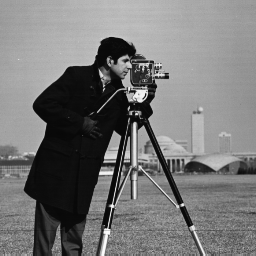
#> input picture images/cameraman.tif, 256 x 256 px
$ python FFT.py
#> lines starting #> are read from the running program, lines starting #| are printed output that depends on the picture
# Author - Rohit Kishor Asegaonkar
# Div-A                Batch - B1
# Roll No.-09         Gr. No.- 11810636

import cv2
import numpy as np
from matplotlib import pyplot as plt

# Name-FFT(img)
# Inputs - Images
# Description - Returns 2D FFT of input Images.
def FT(img):
    f = np.fft.fft2(img)
    fshift = np.fft.fftshift(f)
    magnitude_spectrum = 20*np.log(np.abs(fshift))
    return magnitude_spectrum

def IFT(fshift):
    f_ishift = np.fft.ifftshift(fshift)
    img_back = cv2.idft(f_ishift)
    img_back = cv2.magnitude(img_back[:,:,0],img_back[:,:,1])


kernel = np.ones((3,3),np.float32)/9
ms4 = FT(kernel)
img1 = cv2.imread('images/cameraman.tif',0)
#> img1 is the input picture: shape (256, 256); min 7, max 253, mean 118.7
ms1 = FT(img1)
#> in FT (call 2), `magnitude_spectrum = 20*np.log(np.abs(fshift))`:
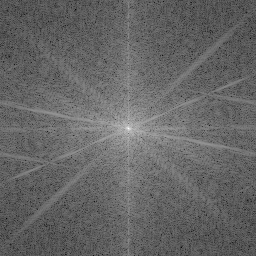
#> magnitude_spectrum: shape (256, 256) float64; min 49.69, max 317.3, mean 156.7; drawn with min black and max white

img2 = cv2.imread('images/line3.png',0)
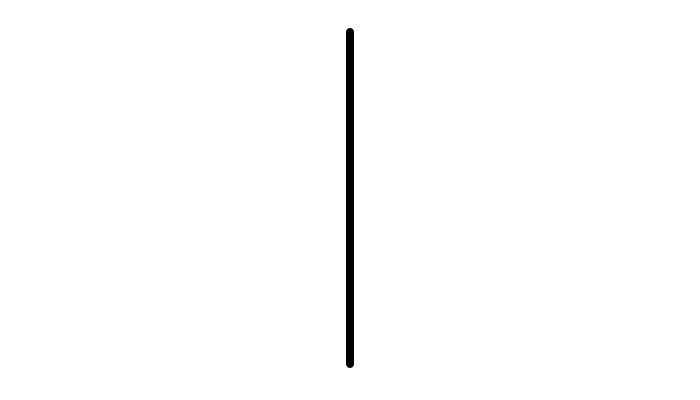
#> input picture images/line3.png, 700 x 400 px
#> img2 is the input picture: shape (400, 700); min 0, max 255, mean 252.5
ms2 = FT(img2)
#> in FT (call 3), `magnitude_spectrum = 20*np.log(np.abs(fshift))`:
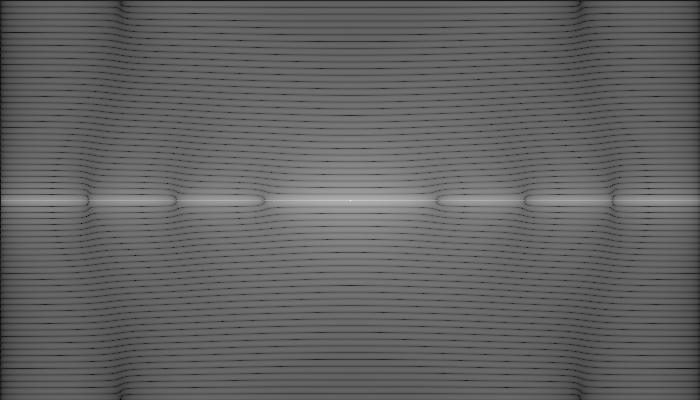
#> magnitude_spectrum: shape (400, 700) float64; min -36.87, max 361.5, mean 118.3; drawn with min black and max white
img3 = cv2.imread('images/line4.png',0)
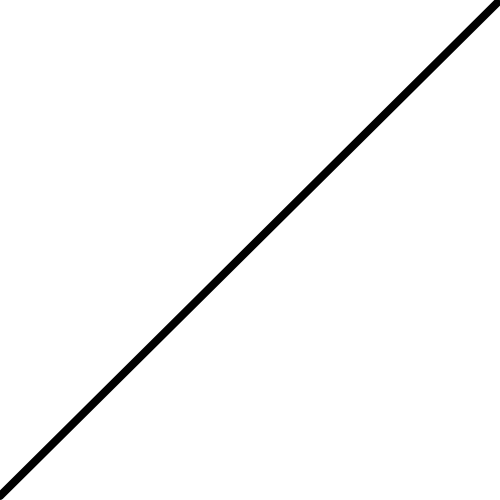
#> input picture images/line4.png, 500 x 500 px
#> img3 is the input picture: shape (500, 500); min 0, max 255, mean 249.3
ms3 = FT(img3)
#> in FT (call 4), `magnitude_spectrum = 20*np.log(np.abs(fshift))`:
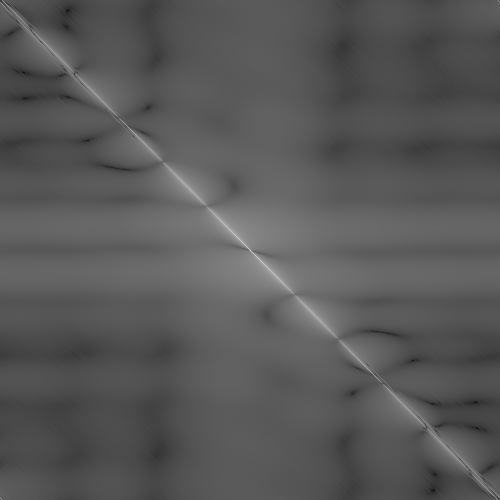
#> magnitude_spectrum: shape (500, 500) float64; min 2.44, max 359, mean 126.2; drawn with min black and max white


plt.subplot(321),plt.imshow(kernel, cmap = 'gray')
plt.title('Input Image'), plt.xticks([]), plt.yticks([])
plt.subplot(322),plt.imshow(ms4, cmap = 'gray')
plt.title('2D FFt of Image'), plt.xticks([]), plt.yticks([])
plt.subplot(323),plt.imshow(img2, cmap = 'gray')
plt.title('Input Image'), plt.xticks([]), plt.yticks([])
plt.subplot(324),plt.imshow(ms2, cmap = 'gray')
plt.title('2D FFt of Image'), plt.xticks([]), plt.yticks([])
plt.subplot(325),plt.imshow(img3, cmap = 'gray')
plt.title('Input Image'), plt.xticks([]), plt.yticks([])
plt.subplot(326),plt.imshow(ms3, cmap = 'gray')
plt.title('2D FFt of Image'), plt.xticks([]), plt.yticks([])
plt.show()
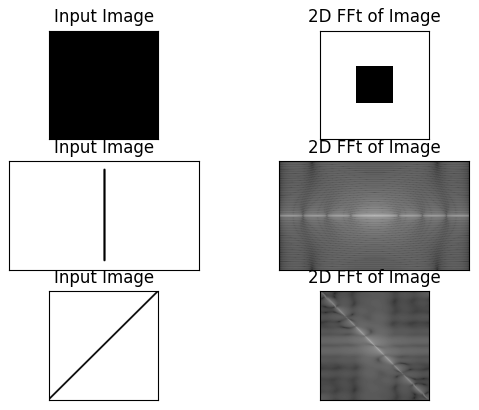
#> figure drawn by matplotlib, 6 panels
